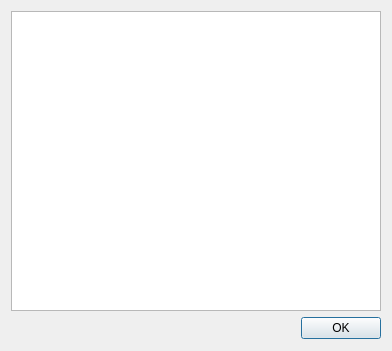
<?xml version="1.0" encoding="UTF-8"?>
<ui version="4.0">
 <class>FreeBoxesDialog</class>
 <widget class="QDialog" name="FreeBoxesDialog">
  <property name="geometry">
   <rect>
    <x>0</x>
    <y>0</y>
    <width>392</width>
    <height>351</height>
   </rect>
  </property>
  <property name="sizePolicy">
   <sizepolicy hsizetype="Expanding" vsizetype="Expanding">
    <horstretch>0</horstretch>
    <verstretch>0</verstretch>
   </sizepolicy>
  </property>
  <property name="windowTitle">
   <string>Dialog</string>
  </property>
  <layout class="QFormLayout" name="formLayout">
   <item row="0" column="0" colspan="2">
    <layout class="QGridLayout" name="gridLayout">
     <item row="1" column="0">
      <widget class="QDialogButtonBox" name="buttonBox">
       <property name="sizePolicy">
        <sizepolicy hsizetype="Expanding" vsizetype="Expanding">
         <horstretch>0</horstretch>
         <verstretch>0</verstretch>
        </sizepolicy>
       </property>
       <property name="orientation">
        <enum>Qt::Horizontal</enum>
       </property>
       <property name="standardButtons">
        <set>QDialogButtonBox::Ok</set>
       </property>
      </widget>
     </item>
     <item row="0" column="0">
      <widget class="QTableView" name="tableView">
       <property name="minimumSize">
        <size>
         <width>0</width>
         <height>300</height>
        </size>
       </property>
       <attribute name="horizontalHeaderStretchLastSection">
        <bool>true</bool>
       </attribute>
      </widget>
     </item>
    </layout>
   </item>
  </layout>
 </widget>
 <resources/>
 <connections>
  <connection>
   <sender>buttonBox</sender>
   <signal>accepted()</signal>
   <receiver>FreeBoxesDialog</receiver>
   <slot>accept()</slot>
   <hints>
    <hint type="sourcelabel">
     <x>248</x>
     <y>254</y>
    </hint>
    <hint type="destinationlabel">
     <x>157</x>
     <y>274</y>
    </hint>
   </hints>
  </connection>
  <connection>
   <sender>buttonBox</sender>
   <signal>rejected()</signal>
   <receiver>FreeBoxesDialog</receiver>
   <slot>reject()</slot>
   <hints>
    <hint type="sourcelabel">
     <x>316</x>
     <y>260</y>
    </hint>
    <hint type="destinationlabel">
     <x>286</x>
     <y>274</y>
    </hint>
   </hints>
  </connection>
 </connections>
</ui>
